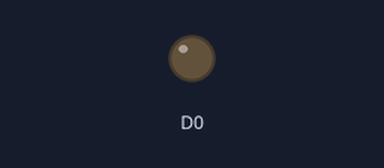
This sketch was run on a simulated ESP8266 (NodeMCU). Shown: output pins drawn as LEDs (lit = HIGH).

Above: at 1.1 s.
At 10.1 s:
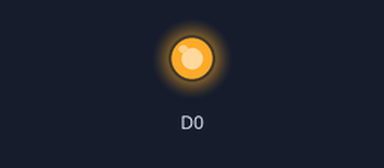
Timing chart, 0 to 11.6 s (numbered marks = the images above):
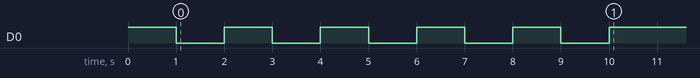

The sketch:

led.ino
```cpp
void setup() {
  // put your setup code here, to run once:
  pinMode(D0,OUTPUT);
  for(int i=0;i<5;i++){
      digitalWrite(D0,1);
      delay(1000);
      digitalWrite(D0,0);
      delay(1000);
    }
   digitalWrite(D0,1);
}

void loop() {
  // put your main code here, to run repeatedly:

}
```
